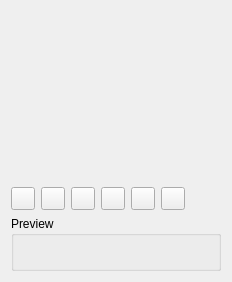
<?xml version="1.0" encoding="UTF-8"?>
<ui version="4.0">
 <class>QgsPresetColorRampWidgetBase</class>
 <widget class="QgsPanelWidget" name="QgsPresetColorRampWidgetBase">
  <property name="geometry">
   <rect>
    <x>0</x>
    <y>0</y>
    <width>232</width>
    <height>282</height>
   </rect>
  </property>
  <property name="windowTitle">
   <string>ColorBrewer ramp</string>
  </property>
  <layout class="QVBoxLayout" name="verticalLayout" stretch="1,0,0">
   <item>
    <widget class="QgsColorSchemeList" name="mTreeColors" native="true"/>
   </item>
   <item>
    <layout class="QHBoxLayout" name="horizontalLayout">
     <item>
      <widget class="QToolButton" name="mButtonAddColor">
       <property name="toolTip">
        <string>Add color</string>
       </property>
       <property name="text">
        <string/>
       </property>
       <property name="icon">
        <iconset resource="../../images/images.qrc">
         <normaloff>:/images/themes/default/symbologyAdd.svg</normaloff>:/images/themes/default/symbologyAdd.svg</iconset>
       </property>
      </widget>
     </item>
     <item>
      <widget class="QToolButton" name="mButtonRemoveColor">
       <property name="toolTip">
        <string>Remove color</string>
       </property>
       <property name="text">
        <string/>
       </property>
       <property name="icon">
        <iconset resource="../../images/images.qrc">
         <normaloff>:/images/themes/default/symbologyRemove.svg</normaloff>:/images/themes/default/symbologyRemove.svg</iconset>
       </property>
      </widget>
     </item>
     <item>
      <widget class="QToolButton" name="mButtonCopyColors">
       <property name="toolTip">
        <string>Copy colors</string>
       </property>
       <property name="text">
        <string/>
       </property>
       <property name="icon">
        <iconset resource="../../images/images.qrc">
         <normaloff>:/images/themes/default/mActionCopySelected.png</normaloff>:/images/themes/default/mActionCopySelected.png</iconset>
       </property>
      </widget>
     </item>
     <item>
      <widget class="QToolButton" name="mButtonPasteColors">
       <property name="toolTip">
        <string>Paste colors</string>
       </property>
       <property name="text">
        <string/>
       </property>
       <property name="icon">
        <iconset resource="../../images/images.qrc">
         <normaloff>:/images/themes/default/mActionEditPaste.svg</normaloff>:/images/themes/default/mActionEditPaste.svg</iconset>
       </property>
      </widget>
     </item>
     <item>
      <widget class="QToolButton" name="mButtonImportColors">
       <property name="statusTip">
        <string>Import colors</string>
       </property>
       <property name="text">
        <string/>
       </property>
       <property name="icon">
        <iconset resource="../../images/images.qrc">
         <normaloff>:/images/themes/default/mActionFileOpen.svg</normaloff>:/images/themes/default/mActionFileOpen.svg</iconset>
       </property>
      </widget>
     </item>
     <item>
      <widget class="QToolButton" name="mButtonExportColors">
       <property name="toolTip">
        <string>Export colors</string>
       </property>
       <property name="text">
        <string/>
       </property>
       <property name="icon">
        <iconset resource="../../images/images.qrc">
         <normaloff>:/images/themes/default/mActionFileSave.svg</normaloff>:/images/themes/default/mActionFileSave.svg</iconset>
       </property>
      </widget>
     </item>
     <item>
      <spacer name="horizontalSpacer">
       <property name="orientation">
        <enum>Qt::Horizontal</enum>
       </property>
       <property name="sizeHint" stdset="0">
        <size>
         <width>40</width>
         <height>20</height>
        </size>
       </property>
      </spacer>
     </item>
    </layout>
   </item>
   <item>
    <widget class="QGroupBox" name="groupBox">
     <property name="title">
      <string>Preview</string>
     </property>
     <layout class="QVBoxLayout" name="verticalLayout_2">
      <item>
       <widget class="QLabel" name="lblPreview">
        <property name="frameShape">
         <enum>QFrame::NoFrame</enum>
        </property>
        <property name="text">
         <string/>
        </property>
        <property name="alignment">
         <set>Qt::AlignCenter</set>
        </property>
       </widget>
      </item>
     </layout>
    </widget>
   </item>
  </layout>
 </widget>
 <customwidgets>
  <customwidget>
   <class>QgsPanelWidget</class>
   <extends>QWidget</extends>
   <header>qgspanelwidget.h</header>
   <container>1</container>
  </customwidget>
  <customwidget>
   <class>QgsColorSchemeList</class>
   <extends>QWidget</extends>
   <header location="global">qgscolorschemelist.h</header>
   <container>1</container>
  </customwidget>
 </customwidgets>
 <resources>
  <include location="../../images/images.qrc"/>
 </resources>
 <connections/>
</ui>
